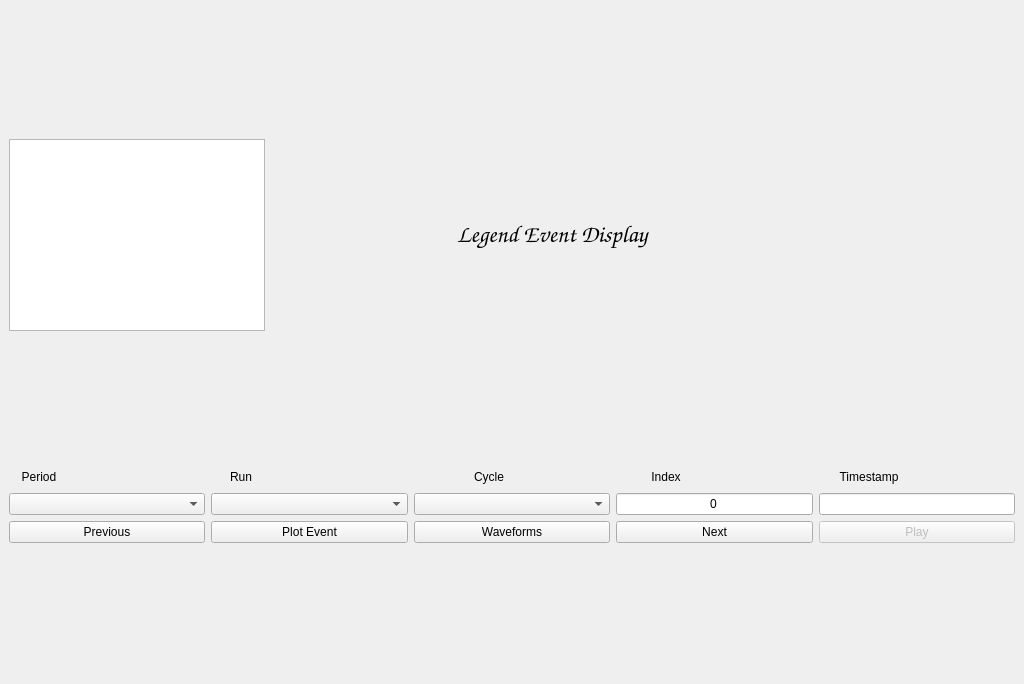
<?xml version="1.0" encoding="UTF-8"?>
<ui version="4.0">
 <class>MainWindow</class>
 <widget class="QMainWindow" name="MainWindow">
  <property name="geometry">
   <rect>
    <x>0</x>
    <y>0</y>
    <width>1024</width>
    <height>684</height>
   </rect>
  </property>
  <property name="windowTitle">
   <string>MainWindow</string>
  </property>
  <property name="autoFillBackground">
   <bool>false</bool>
  </property>
  <widget class="QWidget" name="centralwidget">
   <layout class="QVBoxLayout" name="verticalLayout">
    <item>
     <layout class="QHBoxLayout" name="horizontalLayout">
      <item>
       <widget class="QGraphicsView" name="graphicsView">
        <property name="sizePolicy">
         <sizepolicy hsizetype="Fixed" vsizetype="Fixed">
          <horstretch>0</horstretch>
          <verstretch>0</verstretch>
         </sizepolicy>
        </property>
       </widget>
      </item>
      <item>
       <spacer name="horizontalSpacer_2">
        <property name="orientation">
         <enum>Qt::Horizontal</enum>
        </property>
        <property name="sizeHint" stdset="0">
         <size>
          <width>40</width>
          <height>0</height>
         </size>
        </property>
       </spacer>
      </item>
      <item>
       <widget class="QLabel" name="label">
        <property name="sizePolicy">
         <sizepolicy hsizetype="MinimumExpanding" vsizetype="Fixed">
          <horstretch>0</horstretch>
          <verstretch>0</verstretch>
         </sizepolicy>
        </property>
        <property name="minimumSize">
         <size>
          <width>200</width>
          <height>30</height>
         </size>
        </property>
        <property name="font">
         <font>
          <family>Comic Sans MS</family>
          <pointsize>18</pointsize>
         </font>
        </property>
        <property name="text">
         <string>Legend Event Display</string>
        </property>
        <property name="alignment">
         <set>Qt::AlignCenter</set>
        </property>
       </widget>
      </item>
      <item>
       <spacer name="horizontalSpacer">
        <property name="orientation">
         <enum>Qt::Horizontal</enum>
        </property>
        <property name="sizeHint" stdset="0">
         <size>
          <width>40</width>
          <height>20</height>
         </size>
        </property>
       </spacer>
      </item>
      <item>
       <spacer name="horizontalSpacer_3">
        <property name="orientation">
         <enum>Qt::Horizontal</enum>
        </property>
        <property name="sizeHint" stdset="0">
         <size>
          <width>40</width>
          <height>20</height>
         </size>
        </property>
       </spacer>
      </item>
     </layout>
    </item>
    <item>
     <layout class="QGridLayout" name="gridLayout">
      <item row="0" column="0">
       <widget class="QLabel" name="label_2">
        <property name="sizePolicy">
         <sizepolicy hsizetype="Fixed" vsizetype="Fixed">
          <horstretch>0</horstretch>
          <verstretch>0</verstretch>
         </sizepolicy>
        </property>
        <property name="minimumSize">
         <size>
          <width>60</width>
          <height>10</height>
         </size>
        </property>
        <property name="text">
         <string>Period</string>
        </property>
        <property name="alignment">
         <set>Qt::AlignCenter</set>
        </property>
       </widget>
      </item>
      <item row="0" column="1">
       <widget class="QLabel" name="label_3">
        <property name="sizePolicy">
         <sizepolicy hsizetype="Fixed" vsizetype="Fixed">
          <horstretch>0</horstretch>
          <verstretch>0</verstretch>
         </sizepolicy>
        </property>
        <property name="minimumSize">
         <size>
          <width>60</width>
          <height>10</height>
         </size>
        </property>
        <property name="text">
         <string>Run</string>
        </property>
        <property name="alignment">
         <set>Qt::AlignCenter</set>
        </property>
       </widget>
      </item>
      <item row="0" column="2">
       <widget class="QLabel" name="label_4">
        <property name="sizePolicy">
         <sizepolicy hsizetype="Fixed" vsizetype="Fixed">
          <horstretch>0</horstretch>
          <verstretch>0</verstretch>
         </sizepolicy>
        </property>
        <property name="minimumSize">
         <size>
          <width>150</width>
          <height>20</height>
         </size>
        </property>
        <property name="text">
         <string>Cycle</string>
        </property>
        <property name="alignment">
         <set>Qt::AlignCenter</set>
        </property>
       </widget>
      </item>
      <item row="0" column="3">
       <widget class="QLabel" name="label_5">
        <property name="sizePolicy">
         <sizepolicy hsizetype="Fixed" vsizetype="Fixed">
          <horstretch>0</horstretch>
          <verstretch>0</verstretch>
         </sizepolicy>
        </property>
        <property name="minimumSize">
         <size>
          <width>100</width>
          <height>10</height>
         </size>
        </property>
        <property name="text">
         <string>Index</string>
        </property>
        <property name="alignment">
         <set>Qt::AlignCenter</set>
        </property>
       </widget>
      </item>
      <item row="0" column="4">
       <widget class="QLabel" name="label_6">
        <property name="sizePolicy">
         <sizepolicy hsizetype="Fixed" vsizetype="Fixed">
          <horstretch>0</horstretch>
          <verstretch>0</verstretch>
         </sizepolicy>
        </property>
        <property name="minimumSize">
         <size>
          <width>100</width>
          <height>10</height>
         </size>
        </property>
        <property name="text">
         <string>Timestamp</string>
        </property>
        <property name="alignment">
         <set>Qt::AlignCenter</set>
        </property>
       </widget>
      </item>
      <item row="1" column="0">
       <widget class="QComboBox" name="period_select">
        <property name="sizePolicy">
         <sizepolicy hsizetype="MinimumExpanding" vsizetype="Fixed">
          <horstretch>0</horstretch>
          <verstretch>0</verstretch>
         </sizepolicy>
        </property>
        <property name="minimumSize">
         <size>
          <width>60</width>
          <height>15</height>
         </size>
        </property>
        <property name="currentText">
         <string/>
        </property>
       </widget>
      </item>
      <item row="1" column="1">
       <widget class="QComboBox" name="run_select">
        <property name="sizePolicy">
         <sizepolicy hsizetype="MinimumExpanding" vsizetype="Fixed">
          <horstretch>0</horstretch>
          <verstretch>0</verstretch>
         </sizepolicy>
        </property>
        <property name="minimumSize">
         <size>
          <width>60</width>
          <height>20</height>
         </size>
        </property>
       </widget>
      </item>
      <item row="1" column="2">
       <widget class="QComboBox" name="cycle_select">
        <property name="sizePolicy">
         <sizepolicy hsizetype="MinimumExpanding" vsizetype="Fixed">
          <horstretch>0</horstretch>
          <verstretch>0</verstretch>
         </sizepolicy>
        </property>
        <property name="minimumSize">
         <size>
          <width>150</width>
          <height>20</height>
         </size>
        </property>
        <property name="editable">
         <bool>false</bool>
        </property>
        <property name="currentText">
         <string/>
        </property>
       </widget>
      </item>
      <item row="1" column="3">
       <widget class="QLineEdit" name="index_choose">
        <property name="sizePolicy">
         <sizepolicy hsizetype="MinimumExpanding" vsizetype="Fixed">
          <horstretch>0</horstretch>
          <verstretch>0</verstretch>
         </sizepolicy>
        </property>
        <property name="minimumSize">
         <size>
          <width>50</width>
          <height>20</height>
         </size>
        </property>
        <property name="layoutDirection">
         <enum>Qt::LeftToRight</enum>
        </property>
        <property name="text">
         <string>0</string>
        </property>
        <property name="alignment">
         <set>Qt::AlignCenter</set>
        </property>
       </widget>
      </item>
      <item row="1" column="4">
       <widget class="QLineEdit" name="timestamp_choose">
        <property name="sizePolicy">
         <sizepolicy hsizetype="MinimumExpanding" vsizetype="Fixed">
          <horstretch>0</horstretch>
          <verstretch>0</verstretch>
         </sizepolicy>
        </property>
        <property name="minimumSize">
         <size>
          <width>50</width>
          <height>20</height>
         </size>
        </property>
       </widget>
      </item>
      <item row="2" column="0">
       <widget class="QPushButton" name="previous_event">
        <property name="sizePolicy">
         <sizepolicy hsizetype="MinimumExpanding" vsizetype="Fixed">
          <horstretch>0</horstretch>
          <verstretch>0</verstretch>
         </sizepolicy>
        </property>
        <property name="text">
         <string>Previous</string>
        </property>
       </widget>
      </item>
      <item row="2" column="1">
       <widget class="QPushButton" name="plot_event">
        <property name="sizePolicy">
         <sizepolicy hsizetype="MinimumExpanding" vsizetype="Fixed">
          <horstretch>0</horstretch>
          <verstretch>0</verstretch>
         </sizepolicy>
        </property>
        <property name="text">
         <string>Plot Event</string>
        </property>
       </widget>
      </item>
      <item row="2" column="2">
       <widget class="QPushButton" name="plot_waveforms">
        <property name="enabled">
         <bool>true</bool>
        </property>
        <property name="sizePolicy">
         <sizepolicy hsizetype="MinimumExpanding" vsizetype="Fixed">
          <horstretch>0</horstretch>
          <verstretch>0</verstretch>
         </sizepolicy>
        </property>
        <property name="minimumSize">
         <size>
          <width>0</width>
          <height>20</height>
         </size>
        </property>
        <property name="text">
         <string>Waveforms</string>
        </property>
       </widget>
      </item>
      <item row="2" column="3">
       <widget class="QPushButton" name="next_event">
        <property name="sizePolicy">
         <sizepolicy hsizetype="MinimumExpanding" vsizetype="Fixed">
          <horstretch>0</horstretch>
          <verstretch>0</verstretch>
         </sizepolicy>
        </property>
        <property name="text">
         <string>Next</string>
        </property>
       </widget>
      </item>
      <item row="2" column="4">
       <widget class="QPushButton" name="play_run">
        <property name="enabled">
         <bool>false</bool>
        </property>
        <property name="sizePolicy">
         <sizepolicy hsizetype="MinimumExpanding" vsizetype="Fixed">
          <horstretch>0</horstretch>
          <verstretch>0</verstretch>
         </sizepolicy>
        </property>
        <property name="text">
         <string>Play</string>
        </property>
       </widget>
      </item>
     </layout>
    </item>
    <item>
     <layout class="QVBoxLayout" name="plot"/>
    </item>
   </layout>
  </widget>
 </widget>
 <resources/>
 <connections/>
</ui>
